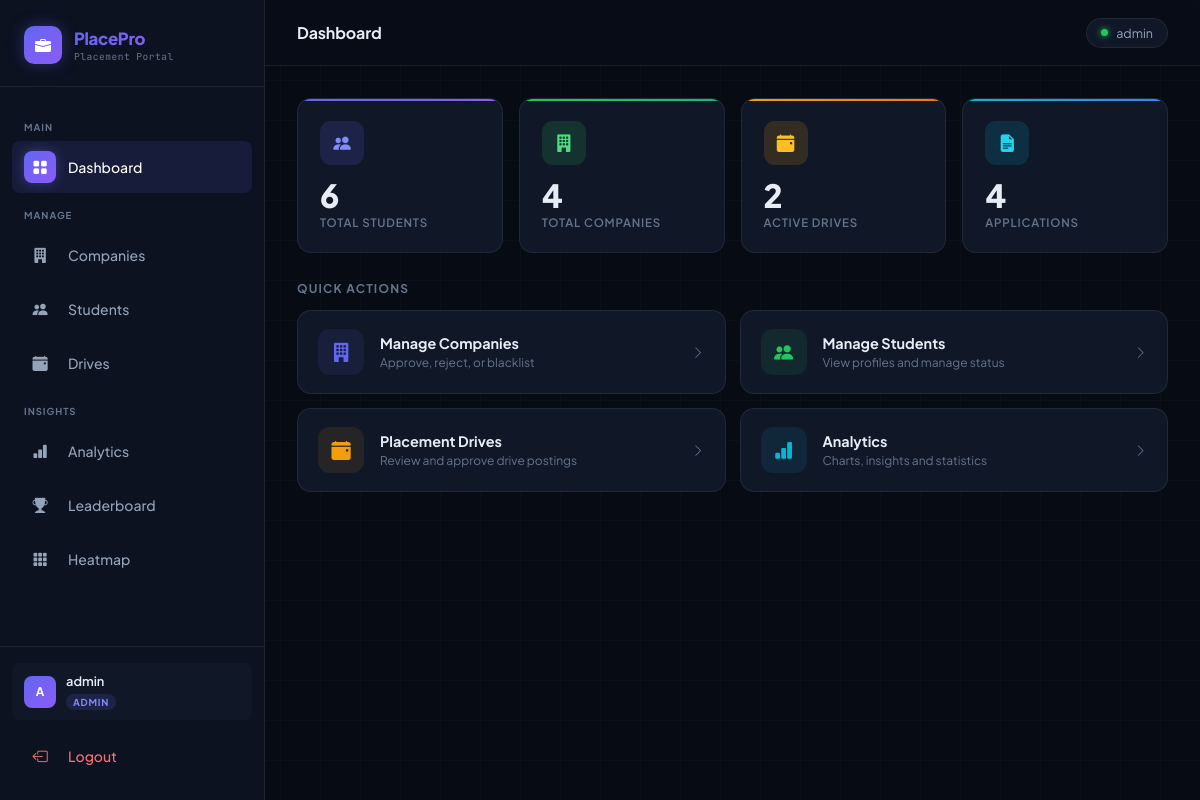
The app's page /admin/dashboard (signed in) with its own data.
### models.py (models this page shows)
class User(db.Model, UserMixin):
    id = db.Column(db.Integer, primary_key=True)
    username = db.Column(db.String(80), unique=True, nullable=False)
    email = db.Column(db.String(120), unique=True, nullable=False)
    password = db.Column(db.String(200), nullable=False)
    role = db.Column(db.String(20), nullable=False)
    is_active = db.Column(db.Boolean, default=True)
    created_at = db.Column(db.DateTime, default=datetime.utcnow)

### app.py (the view)
@app.route('/admin/dashboard')
@login_required
@admin_required
def admin_dashboard():
    pending_companies = Company.query.filter_by(approval_status='Pending').count()
    pending_drives    = PlacementDrive.query.filter_by(status='Pending').count()
    return render_template('admin/dashboard.html',
        students=Student.query.count(),
        companies=Company.query.count(),
        drives=PlacementDrive.query.count(),
        applications=Application.query.count(),
        pending_companies=pending_companies,
        pending_drives=pending_drives)

### app.py (called while the page is built)
@login_manager.user_loader
def load_user(user_id):
    return User.query.get(int(user_id))

def admin_required(f):
    @wraps(f)
    def decorated(*args, **kwargs):
        if not current_user.is_authenticated or current_user.role != 'admin':
            flash('Admin access only.', 'danger')
            return redirect(url_for('login'))
        return f(*args, **kwargs)
    return decorated

### templates/admin/dashboard.html (shortened to what this page needs)
{% extends 'base.html' %}
{% block page_title %}Dashboard{% endblock %}
{% block content %}
<div style="display:grid;grid-template-columns:repeat(4,1fr);gap:16px;margin-bottom:28px;">
  <div class="stat-card" style="--card-accent:linear-gradient(135deg,#6366f1,#8b5cf6);">
    <div class="stat-icon" style="background:rgba(99,102,241,0.15);color:#818cf8;">
      <i class="bi bi-people-fill"></i>
    </div>
    <div class="stat-val" style="color:#e8edf5;">{{ students }}</div>
    <div class="stat-label">Total Students</div>
  </div>
  <div class="stat-card" style="--card-accent:linear-gradient(135deg,#22c55e,#10b981);">
    <div class="stat-icon" style="background:rgba(34,197,94,0.15);color:#4ade80;">
      <i class="bi bi-building-fill"></i>
    </div>
    <div class="stat-val" style="color:#e8edf5;">{{ companies }}</div>
    <div class="stat-label">Total Companies</div>
  </div>
  <div class="stat-card" style="--card-accent:linear-gradient(135deg,#f59e0b,#f97316);">
    <div class="stat-icon" style="background:rgba(245,158,11,0.15);color:#fbbf24;">
      <i class="bi bi-calendar-event-fill"></i>
    </div>
    <div class="stat-val" style="color:#e8edf5;">{{ drives }}</div>
    <div class="stat-label">Active Drives</div>
  </div>
  <div class="stat-card" style="--card-accent:linear-gradient(135deg,#06b6d4,#3b82f6);">
    <div class="stat-icon" style="background:rgba(6,182,212,0.15);color:#22d3ee;">
      <i class="bi bi-file-earmark-text-fill"></i>
    </div>
    <div class="stat-val" style="color:#e8edf5;">{{ applications }}</div>
    <div class="stat-label">Applications</div>
  </div>
</div>
<div style="margin-bottom:20px;">
  <h2
    style="font-size:0.75rem;font-weight:700;text-transform:uppercase;letter-spacing:0.1em;color:var(--muted);margin-bottom:14px;">
    Quick Actions</h2>
  <div style="display:grid;grid-template-columns:1fr 1fr;gap:14px;">
    {% for href, icon, label, desc, color in [
    (url_for('admin_companies'), 'building-fill', 'Manage Companies', 'Approve, reject, or blacklist', '#6366f1'),
    (url_for('admin_students'), 'people-fill', 'Manage Students', 'View profiles and manage status', '#22c55e'),
    (url_for('admin_drives'), 'calendar-event-fill', 'Placement Drives', 'Review and approve drive postings',
    '#f59e0b'),
    (url_for('admin_charts'), 'bar-chart-fill', 'Analytics', 'Charts, insights and statistics', '#06b6d4'),
    ] %}
    <a href="{{ href }}" class="fade-up" style="text-decoration:none;
        display:flex;align-items:center;gap:16px;
        background:var(--surface);border:1px solid var(--border);border-radius:var(--radius);
        padding:18px 20px;transition:border-color 0.2s,transform 0.2s;
        animation-delay: {{ loop.index0 * 0.08 }}s;">
      <div style="width:46px;height:46px;border-radius:12px;flex-shrink:0;
                  background:rgba({{ color | replace('#','') }},0.1);
                  display:grid;place-items:center;font-size:1.2rem;color:{{ color }};
                  background:{{ color }}18;">
        <i class="bi bi-{{ icon }}" style="color:{{ color }};"></i>
      </div>
      <div>
        <div style="font-size:0.9rem;font-weight:700;color:var(--text);margin-bottom:3px;">{{ label }}</div>
        <div style="font-size:0.75rem;color:var(--muted);">{{ desc }}</div>
      </div>
      <i class="bi bi-chevron-right" style="color:var(--muted);margin-left:auto;font-size:0.8rem;"></i>
    </a>
    {% endfor %}
  </div>
</div>
{% endblock %}

### templates/base.html (shortened to what this page needs)
<!DOCTYPE html>
<html lang="en">
<head>
    <link href="https://cdn.jsdelivr.net/npm/bootstrap-icons@1.11.0/font/bootstrap-icons.css" rel="stylesheet">
</head>
<body>
    {% if current_user.is_authenticated %}
    <aside class="sidebar">
        <div class="sidebar-brand">
            <div class="brand-icon"><i class="bi bi-briefcase-fill"></i></div>
            <div>
                <div class="brand-name">PlacePro</div>
                <div class="brand-tag">Placement Portal</div>
            </div>
        </div>
        <nav class="sidebar-nav">
            {% if current_user.role == 'admin' %}
            <div class="nav-section-label">Main</div>
            <a href="{{ url_for('admin_dashboard') }}"
                class="nav-link {% if request.endpoint == 'admin_dashboard' %}active{% endif %}">
                <span class="nav-icon"><i class="bi bi-grid-fill"></i></span> Dashboard
            </a>
            <div class="nav-section-label">Manage</div>
            <a href="{{ url_for('admin_companies') }}"
                class="nav-link {% if request.endpoint == 'admin_companies' %}active{% endif %}">
                <span class="nav-icon"><i class="bi bi-building-fill"></i></span> Companies
            </a>
            <a href="{{ url_for('admin_students') }}"
                class="nav-link {% if request.endpoint == 'admin_students' %}active{% endif %}">
                <span class="nav-icon"><i class="bi bi-people-fill"></i></span> Students
            </a>
            <a href="{{ url_for('admin_drives') }}"
                class="nav-link {% if request.endpoint == 'admin_drives' %}active{% endif %}">
                <span class="nav-icon"><i class="bi bi-calendar-event-fill"></i></span> Drives
            </a>
            <div class="nav-section-label">Insights</div>
            <a href="{{ url_for('admin_charts') }}"
                class="nav-link {% if request.endpoint == 'admin_charts' %}active{% endif %}">
                <span class="nav-icon"><i class="bi bi-bar-chart-fill"></i></span> Analytics
            </a>
            <a href="{{ url_for('admin_leaderboard') }}"
                class="nav-link {% if request.endpoint == 'admin_leaderboard' %}active{% endif %}">
                <span class="nav-icon"><i class="bi bi-trophy-fill"></i></span> Leaderboard
            </a>
            <a href="{{ url_for('admin_heatmap') }}"
                class="nav-link {% if request.endpoint == 'admin_heatmap' %}active{% endif %}">
                <span class="nav-icon"><i class="bi bi-grid-3x3-gap-fill"></i></span> Heatmap
            </a>
            {% endif %}
        </nav>
        <div class="sidebar-footer">
            <div class="user-pill" style="margin-bottom:10px;">
                <div class="user-avatar">{{ current_user.username[0].upper() }}</div>
                <div>
                    <div class="user-name">{{ current_user.username }}</div>
                    <span class="role-tag {{ current_user.role }}">{{ current_user.role }}</span>
                </div>
            </div>
            <a href="{{ url_for('logout') }}" class="nav-link danger">
                <span class="nav-icon"><i class="bi bi-box-arrow-left"></i></span> Logout
            </a>
        </div>
    </aside>
    <div class="topbar">
        <div class="page-title">{% block page_title %}{% endblock %}</div>
        <div class="topbar-actions">
            <div class="topbar-chip">
                <div class="online-dot"></div>
                <span style="font-size:0.78rem; color:var(--muted2);">{{ current_user.username }}</span>
            </div>
        </div>
    </div>
    <main class="main-content">
        <div class="page-body">
            {% else %}
            <div class="auth-wrap">
                {% endif %}
                {% block content %}{% endblock %}
                {% if current_user.is_authenticated %}
            </div>
    </main>
    {% else %}
    </div>
    {% endif %}
</body>
</html>

### records on screen
User: username "A", username "admin", role "ADMIN"

### other values on screen
{{ students }} "6"
{{ companies }} "4"
{{ drives }} "2"
{{ applications }} "4"
{{ label }} "Manage Companies" "Manage Students" "Placement Drives" "Analytics"
{{ desc }} "Approve, reject, or blacklist" "View profiles and manage status" "Review and approve drive postings" "Charts, insights and statistics"
